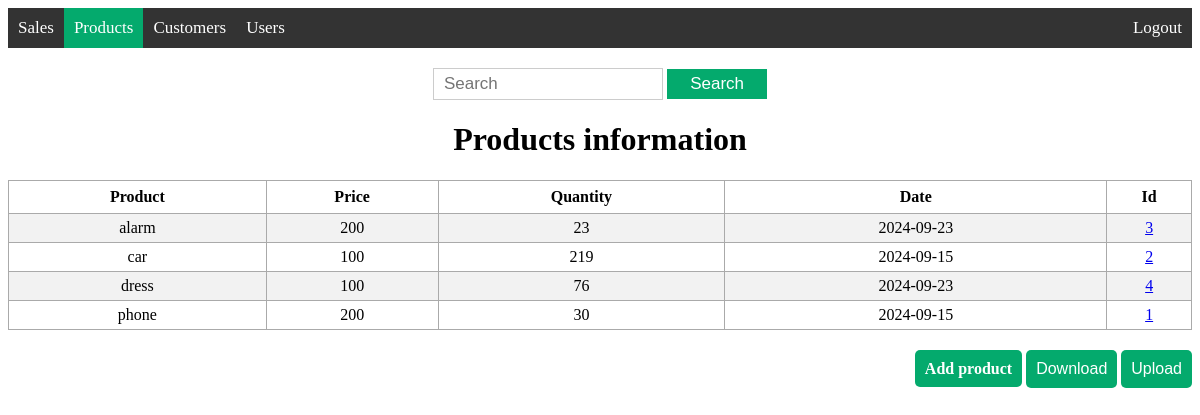
The page /view_product (signed in) on the database its author committed.
### models/product.py (models this page shows, shortened)
class Product(db.Model):
    __tablename__ = 'products'
    id = db.Column(db.Integer, primary_key=True)
    product_name = db.Column(db.String(200), nullable=False)
    price =  db.Column(db.Integer, nullable=False)
    product_quantity = db.Column(db.Integer, nullable=False)
    date = db.Column(db.DateTime, default=datetime.now(pytz.UTC))

### app.py (the view)
@app.route('/view_product', methods=['GET'])
@roles_accepted('admin', 'editor', 'supervisor')
def view_product():
    products = Product.query.order_by(Product.product_name).all()
    return render_template('view_product.html', products=products)

### templates/view_product.html (shortened to what this page needs)
{% extends 'base.html' %}
{% block body %}
<div class="content">
    {% block navbar %}
    <div class='topnav'>
        <a href='/view_sale'>Sales</a>
        <a class='active' href='/view_product'>Products</a>
        <a href='/view_customer'>Customers</a>
        {% if current_user.has_role('admin') or current_user.has_role('supervisor')%}
        <a href='/view_user'>Users</a>
        {% endif %}
        <a class='logout' href='/logout'>Logout</a>
    </div>
    {% endblock %}
    <div class='search'>
        <form action="{{ url_for('search_product', search='') }}" method="get">
            <input type='text' placeholder='Search' name='search' id='search'>
            <input type='submit' value="Search">
        </form>
    </div>
    <div class="view">
        <h1 style="text-align: center;">Products information</h1>
        {% if products|length < 1 %}
        <h4  style="text-align: center;"> There are no product on the store, create one below!</h4>
        {% else %}
        <table>
            <tr>
                <th>Product</th>
                <th>Price</th>
                <th>Quantity</th>
                <th>Date</th>
                <th>Id</th>
            </tr>
            {% for product in products %}
                <tr>
                    <td>{{ product.product_name }}</td>
                    <td>{{ product.price }}</td>
                    <td>{{ product.product_quantity }}</td>
                    <td>{{ product.date.date() }}</td>
                    <td><a href="/info_product/{{ product.id }}">{{ product.id }}</a></td>
                </tr>
            {% endfor %}
        </table>
        {% endif %}
    </div>
    <div class="add">
        {% if current_user.has_role('admin') or current_user.has_role('editor')%}
        <a href="/add_product">Add product</a>
        <div class="download-container">
            <button id="downloadBtn">Download</button>
        </div>
        <div class="upload-container">
            <button id="openModalBtn">Upload</button>
        </div>
        {% endif %}
    </div>
</div>
{% endblock %}

### static/main.css (style rules this page uses)
.view table, td, th { border: 1px solid #aaa; }
.view table { border-collapse: collapse; width: 100%; }
.view th { height: 30px; }
.view td { text-align: center; padding: 5px; }
.view tr:nth-child(even) { background-color: #f2f2f2; }
.view tr:nth-child(odd) { background-color: #ffffff; }
.topnav { width: 100%; background-color: #333; padding: 0px; display: flex; justify-content: space-between; align-items: center; }
.topnav a { color: #fff; text-decoration: none; padding: 10px; font-size: 17px; }
.topnav a.logout { margin-left: auto; }
.topnav a.active { background-color: #04AA6D; color: white; }
.search { text-align: center; padding-top: 20px; }
.search form { display: inline-block; margin: 0 auto; }
.search input[type="text"] { width: 60%; height: 10px; padding: 10px; font-size: 17px; border: 1px solid #ccc; }
.search input[type="submit"] { width: 100px; height: 30px; padding: 4px 8px;; font-size: 17px; background-color: #04AA6D; color: #fff; border: none; cursor: pointer; }
.add { text-align: right; padding-top: 20px; }
.add a { font-size: 16px; font-weight: bold; color: #fff; text-decoration: none; padding: 10px 10px; background-color: #04AA6D; border-radius: 5px; transition: background-color 0.3s ease; }
.table_box th, td { padding: 10px; text-align: left; }
.download-container { position: relative; display: inline-block; }
#downloadBtn { background-color: #04AA6D; color: #fff; padding: 10px 10px; border: none; cursor: pointer; font-size: 16px; border-radius: 5px; width: 100%; transition: background-color 0.3s ease; text-decoration: none; display: block; text-align: center; }
.upload-container { position: relative; display: inline-block; }
#openModalBtn { background-color: #04AA6D; color: #fff; padding: 10px 10px; border: none; cursor: pointer; font-size: 16px; border-radius: 5px; width: 100%; transition: background-color 0.3s ease; text-decoration: none; display: block; text-align: center; }

### rows shown on the page
Product: product_name "alarm", price "200", product_quantity "23", date "2024-09-23", id "3"
Product: product_name "car", price "100", product_quantity "219", date "2024-09-15", id "2"
Product: product_name "dress", price "100", product_quantity "76", date "2024-09-23", id "4"
Product: product_name "phone", price "200", product_quantity "30", date "2024-09-15", id "1"
